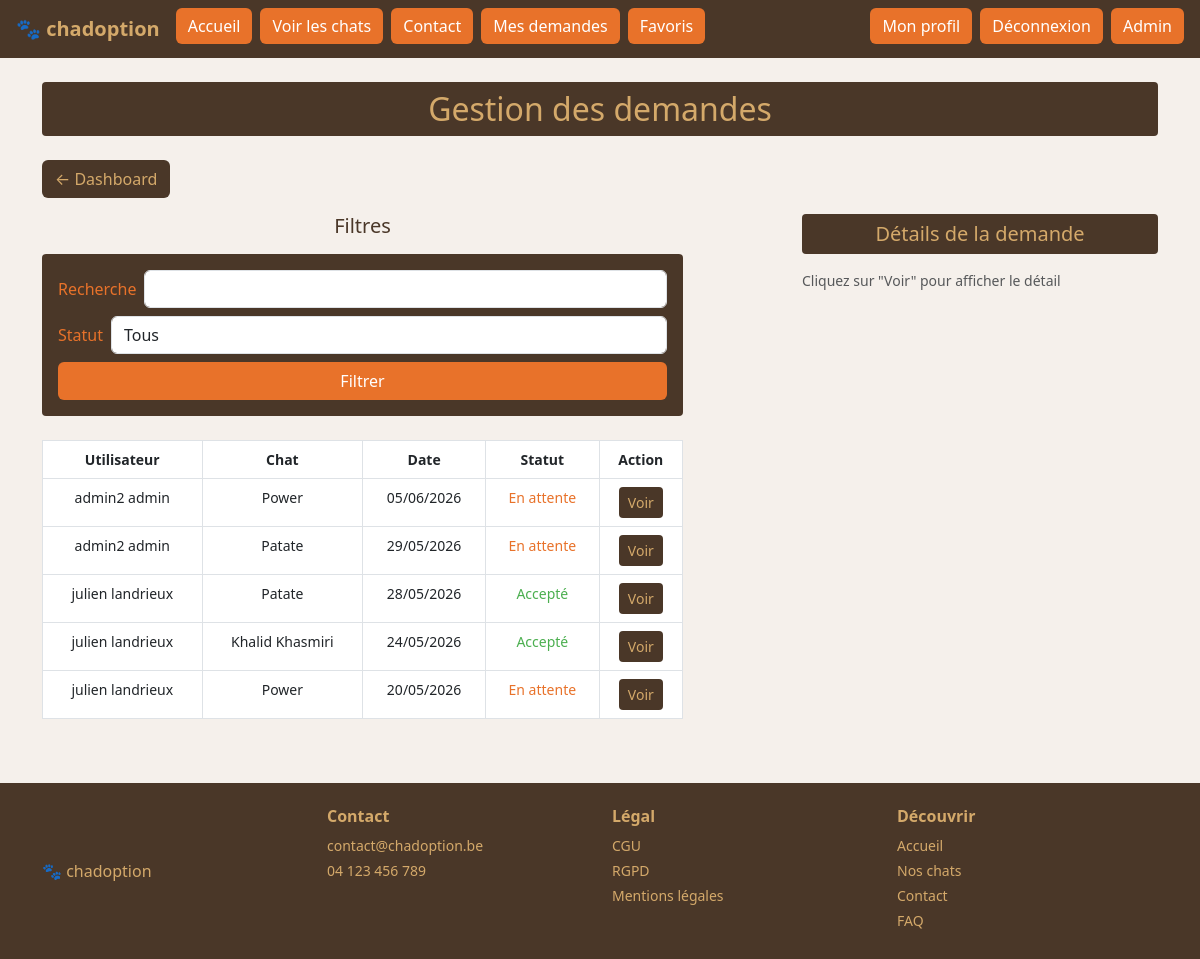
/?url=admin/demandes (signed in), run on the app's committed database.
### tables this page shows
CREATE TABLE IF NOT EXISTS `demandes_adoption` (
  `id` int NOT NULL AUTO_INCREMENT,
  `id_utilisateur` int NOT NULL,
  `id_chat` int NOT NULL,
  `statut` enum('en_attente','accepte','refuse') NOT NULL DEFAULT 'en_attente',
  `date_demande` datetime NOT NULL DEFAULT CURRENT_TIMESTAMP,
  `message` text,
  PRIMARY KEY (`id`),
  UNIQUE KEY `unique_demande` (`id_utilisateur`,`id_chat`),
  KEY `id_chat` (`id_chat`)
);

CREATE TABLE IF NOT EXISTS `utilisateurs` (
  `id` int NOT NULL AUTO_INCREMENT,
  `nom` varchar(100) NOT NULL,
  `prenom` varchar(100) NOT NULL,
  `email` varchar(150) NOT NULL,
  `mot_de_passe` varchar(255) NOT NULL,
  `role` enum('admin','utilisateur') NOT NULL DEFAULT 'utilisateur',
  `date_inscription` datetime NOT NULL DEFAULT CURRENT_TIMESTAMP,
  PRIMARY KEY (`id`),
  UNIQUE KEY `email` (`email`)
);

CREATE TABLE IF NOT EXISTS `chats` (
  `id` int NOT NULL AUTO_INCREMENT,
  `nom` varchar(100) NOT NULL,
  `age` int NOT NULL,
  `photo` varchar(255) NOT NULL,
  `race` varchar(100) DEFAULT NULL,
  `sexe` enum('male','femelle') NOT NULL,
  `description` text,
  `vaccine` tinyint(1) NOT NULL DEFAULT '0',
  `puce` tinyint(1) NOT NULL DEFAULT '0',
  `statut` enum('disponible','adopte') NOT NULL DEFAULT 'disponible',
  `date_arrivee` date DEFAULT NULL,
  `image` varchar(255) DEFAULT NULL,
  PRIMARY KEY (`id`)
);

### controllers/AdminDemandesController.php (called while the page is built, shortened)
<?php
require_once __DIR__ . '/../config/db.php';
require_once ROOT_PATH . '/models/DemandeModel.php';
$recherche      = isset($_GET['recherche']) ? $_GET['recherche'] : null;
$statut         = isset($_GET['statut'])    ? $_GET['statut']    : null;
$demandes       = getAllDemandes($pdo, $recherche, $statut);
$demandeDetail  = isset($_GET['id']) ? getDemandeById($pdo, $_GET['id']) : null;
require_once ROOT_PATH . '/public/views/admin/AdminDemandes.php';

### models/DemandeModel.php (called while the page is built, shortened)
<?php
function getAllDemandes($pdo, $recherche = null, $statut = null) {
    $where = [];
    $params = [];
    $sql = "SELECT demandes_adoption.*, utilisateurs.nom, utilisateurs.prenom, utilisateurs.email, chats.nom AS nom_chat
            FROM demandes_adoption
            JOIN utilisateurs ON demandes_adoption.id_utilisateur = utilisateurs.id
            JOIN chats ON demandes_adoption.id_chat = chats.id"
            . (!empty($where) ? " WHERE " . implode(" AND ", $where) : "")
            . " ORDER BY date_demande DESC";
    $stmt = $pdo->prepare($sql);
    $stmt->execute($params);
    return $stmt->fetchAll();
}

### public/views/admin/AdminDemandes.php (the view, shortened to what this page needs)
<?php require_once ROOT_PATH . '/public/includes/header.php'; ?>
<div class="container my-4">
    <h2 class="text-center py-2 mb-4" style="background-color: #4a3728; color: #d4a96a; border-radius: 4px;">Gestion des demandes</h2>
    <a href="<?= BASE_URL ?>?url=admin" class="btn mb-3" style="background-color:#4a3728; color:#d4a96a;">← Dashboard</a>
    <div class="row">
        <div class="col-12 col-lg-7">
            <h5 class="text-center mb-3" style="color: #4a3728;">Filtres</h5>
            <form method="GET" action="<?= BASE_URL ?>?url=admin/demandes">
                <div class="p-3 mb-4" style="background-color: #4a3728; border-radius: 4px;">
                    <div class="row g-2">
                        <div class="col-12 d-flex align-items-center gap-2">
                            <label style="color:#e8722a; white-space:nowrap;">Recherche</label>
                            <input type="text" name="recherche" class="form-control" value="<?= $recherche ?>">
                        </div>
                        <div class="col-12 d-flex align-items-center gap-2">
                            <label style="color:#e8722a; white-space:nowrap;">Statut</label>
                            <select name="statut" class="form-control">
                                <option value="">Tous</option>
                            </select>
                        </div>
                        <div class="col-12">
                            <button type="submit" class="btn w-100" style="background-color:#e8722a; color:white;">Filtrer</button>
                        </div>
                    </div>
                </div>
            </form>
            <table class="table table-bordered text-center small">
                <thead style="background-color: #4a3728; color: #d4a96a;">
                    <tr>
                        <th>Utilisateur</th>
                        <th>Chat</th>
                        <th>Date</th>
                        <th>Statut</th>
                        <th>Action</th>
                    </tr>
                </thead>
                <tbody>
                    <?php foreach($demandes as $d): ?>
                    <tr>
                        <td><?= $d['prenom'] ?> <?= $d['nom'] ?></td>
                        <td><?= $d['nom_chat'] ?></td>
                        <td><?= date('d/m/Y', strtotime($d['date_demande'])) ?></td>
                        <td>
                            <?php if ($d['statut'] == 'en_attente'): ?>
                                <span style="color:#e8722a;">En attente</span>
                            <?php elseif ($d['statut'] == 'accepte'): ?>
                                <span style="color:#4caf50;">Accepté</span>
                            <?php else: ?>
                                <span style="color:#f44336;">Refusé</span>
                            <?php endif; ?>
                        </td>
                        <td><a href="<?= BASE_URL ?>?url=admin/demandes&id=<?= $d['id'] ?>" class="btn btn-sm" style="background-color:#4a3728; color:#d4a96a;">Voir</a></td>
                    </tr>
                    <?php endforeach; ?>
                </tbody>
            </table>
        </div>
        <div class="col-12 col-lg-4 offset-lg-1">
            <h5 class="text-center py-2 mb-3" style="background-color: #4a3728; color: #d4a96a; border-radius: 4px;">Détails de la demande</h5>
            <?php if ($demandeDetail): ?>
            <div class="p-3 mb-3" style="border: 1px solid #4a3728; border-radius: 4px; font-size: 0.85rem;">
                <p class="mb-1"><strong>Infos utilisateur</strong></p>
                <p class="mb-0">Nom / prénom : <?= $demandeDetail['prenom'] ?> <?= $demandeDetail['nom'] ?></p>
                <p class="mb-0">Email : <?= $demandeDetail['email'] ?></p>
                <p class="mb-3">Téléphone : —</p>
                <p class="mb-1"><strong>Chat demandé</strong></p>
                <p class="mb-3">Photo + nom + âge : <?= $demandeDetail['nom_chat'] ?>, <?= $demandeDetail['age_chat'] ?> ans</p>
                <?php
                $msg = $demandeDetail['message'];
                $parties = explode(' | ', $msg);
                foreach ($parties as $partie) {
                    echo '<p class="mb-0 small">' . htmlspecialchars($partie) . '</p>';
                }
                ?>
            </div>
            <div class="d-flex gap-2">
                <a href="<?= BASE_URL ?>?url=admin/demandes&id=<?= $demandeDetail['id'] ?>&action=accepter" class="btn w-100" style="background-color:#e8722a; color:white;" onclick="return confirm('Accepter cette demande ?')">Accepter</a>
                <a href="<?= BASE_URL ?>?url=admin/demandes&id=<?= $demandeDetail['id'] ?>&action=refuser" class="btn w-100" style="background-color:#4a3728; color:#d4a96a;" onclick="return confirm('Refuser cette demande ?')">Refuser</a>
            </div>
            <?php else: ?>
            <p class="small text-muted">Cliquez sur "Voir" pour afficher le détail</p>
            <?php endif; ?>
        </div>
    </div>
</div>
<?php require_once ROOT_PATH . '/public/includes/footer.php'; ?>

### public/includes/header.php (style rules this page uses)
body { background-color: #f5f0eb; }

### data on the page
demandes_adoption: id_utilisateur.prenom "admin2", id_utilisateur.nom "admin", id_chat.nom "Power", date_demande "05/06/2026", statut "En attente"
demandes_adoption: id_utilisateur.prenom "admin2", id_utilisateur.nom "admin", id_chat.nom "Patate", date_demande "29/05/2026", statut "En attente"
demandes_adoption: id_utilisateur.prenom "julien", id_utilisateur.nom "landrieux", id_chat.nom "Patate", date_demande "28/05/2026", statut "Accepté"
demandes_adoption: id_utilisateur.prenom "julien", id_utilisateur.nom "landrieux", id_chat.nom "Khalid Khasmiri", date_demande "24/05/2026", statut "Accepté"
demandes_adoption: id_utilisateur.prenom "julien", id_utilisateur.nom "landrieux", id_chat.nom "Power", date_demande "20/05/2026", statut "En attente"
